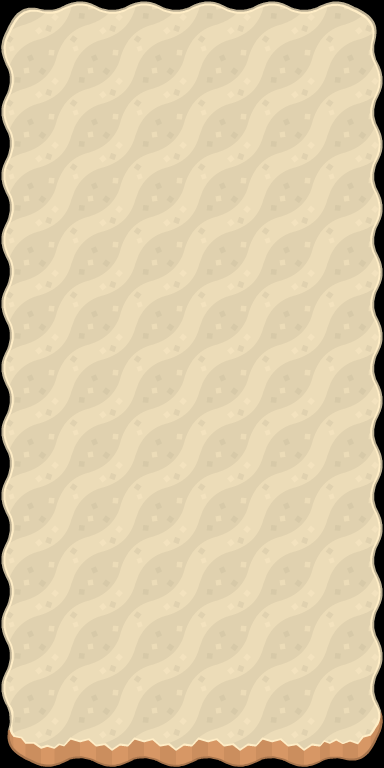

Below is a game level as drawn by its tile map, then a one-line description and the .tmx file that defines it, in full:
An orthogonal 6x12 tile map with 64x64 px tiles, 1 tile layer (Tile Layer 1).

<map version="1.0" tiledversion="2017.07.25" orientation="orthogonal" renderorder="right-down" width="6" height="12" tilewidth="64" tileheight="64" nextobjectid="1">
 <tileset firstgid="1" source="padded_bleed__tiles.tsx" />
 <layer name="Tile Layer 1" width="6" height="12">
  <data encoding="csv">
1,2,2,2,2,3,
16,17,17,17,17,18,
16,17,17,17,17,18,
16,17,17,17,17,18,
16,17,17,17,17,18,
16,17,17,17,17,18,
16,17,17,17,17,18,
16,17,17,17,17,18,
16,17,17,17,17,18,
16,17,17,17,17,18,
16,17,17,17,17,18,
31,32,32,32,32,33
</data>
 </layer>
</map>